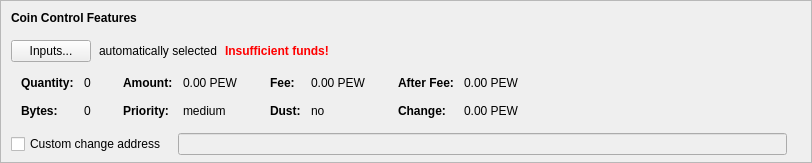
    <widget class="QFrame" name="frameCoinControl">
     <property name="sizePolicy">
      <sizepolicy hsizetype="Expanding" vsizetype="Expanding">
       <horstretch>0</horstretch>
       <verstretch>0</verstretch>
      </sizepolicy>
     </property>
     <property name="maximumSize">
      <size>
       <width>16777215</width>
       <height>16777215</height>
      </size>
     </property>
     <property name="frameShape">
      <enum>QFrame::StyledPanel</enum>
     </property>
     <property name="frameShadow">
      <enum>QFrame::Sunken</enum>
     </property>
     <layout class="QVBoxLayout" name="verticalLayoutCoinControl2">
      <property name="spacing">
       <number>0</number>
      </property>
      <property name="leftMargin">
       <number>0</number>
      </property>
      <property name="topMargin">
       <number>0</number>
      </property>
      <property name="rightMargin">
       <number>0</number>
      </property>
      <property name="bottomMargin">
       <number>6</number>
      </property>
      <item>
       <layout class="QVBoxLayout" name="verticalLayoutCoinControl" stretch="0,0,0,0,1">
        <property name="spacing">
         <number>0</number>
        </property>
        <property name="leftMargin">
         <number>10</number>
        </property>
        <property name="topMargin">
         <number>10</number>
        </property>
        <item>
         <layout class="QHBoxLayout" name="horizontalLayoutCoinControl1">
          <property name="bottomMargin">
           <number>15</number>
          </property>
          <item>
           <widget class="QLabel" name="labelCoinControlFeatures">
            <property name="sizePolicy">
             <sizepolicy hsizetype="Preferred" vsizetype="Maximum">
              <horstretch>0</horstretch>
              <verstretch>0</verstretch>
             </sizepolicy>
            </property>
            <property name="font">
             <font>
              <weight>75</weight>
              <bold>true</bold>
             </font>
            </property>
            <property name="styleSheet">
             <string notr="true">font-weight:bold;</string>
            </property>
            <property name="text">
             <string>Coin Control Features</string>
            </property>
           </widget>
          </item>
         </layout>
        </item>
        <item>
         <layout class="QHBoxLayout" name="horizontalLayoutCoinControl2" stretch="0,0,0,0">
          <property name="spacing">
           <number>8</number>
          </property>
          <property name="bottomMargin">
           <number>10</number>
          </property>
          <item>
           <widget class="QPushButton" name="pushButtonCoinControl">
            <property name="styleSheet">
             <string notr="true"/>
            </property>
            <property name="text">
             <string>Inputs...</string>
            </property>
            <property name="autoDefault">
             <bool>false</bool>
            </property>
           </widget>
          </item>
          <item>
           <widget class="QLabel" name="labelCoinControlAutomaticallySelected">
            <property name="text">
             <string>automatically selected</string>
            </property>
            <property name="margin">
             <number>5</number>
            </property>
           </widget>
          </item>
          <item>
           <widget class="QLabel" name="labelCoinControlInsuffFunds">
            <property name="font">
             <font>
              <weight>75</weight>
              <bold>true</bold>
             </font>
            </property>
            <property name="styleSheet">
             <string notr="true">color:red;font-weight:bold;</string>
            </property>
            <property name="text">
             <string>Insufficient funds!</string>
            </property>
            <property name="margin">
             <number>5</number>
            </property>
           </widget>
          </item>
          <item>
           <spacer name="horizontalSpacerCoinControl">
            <property name="orientation">
             <enum>Qt::Horizontal</enum>
            </property>
            <property name="sizeHint" stdset="0">
             <size>
              <width>40</width>
              <height>1</height>
             </size>
            </property>
           </spacer>
          </item>
         </layout>
        </item>
        <item>
         <widget class="QWidget" name="widgetCoinControl" native="true">
          <property name="sizePolicy">
           <sizepolicy hsizetype="Preferred" vsizetype="Preferred">
            <horstretch>0</horstretch>
            <verstretch>0</verstretch>
           </sizepolicy>
          </property>
          <property name="minimumSize">
           <size>
            <width>0</width>
            <height>0</height>
           </size>
          </property>
          <property name="styleSheet">
           <string notr="true"/>
          </property>
          <layout class="QHBoxLayout" name="horizontalLayoutCoinControl5">
           <property name="leftMargin">
            <number>0</number>
           </property>
           <property name="topMargin">
            <number>0</number>
           </property>
           <property name="rightMargin">
            <number>0</number>
           </property>
           <property name="bottomMargin">
            <number>0</number>
           </property>
           <item>
            <layout class="QHBoxLayout" name="horizontalLayoutCoinControl3" stretch="0,0,0,1">
             <property name="spacing">
              <number>20</number>
             </property>
             <property name="topMargin">
              <number>0</number>
             </property>
             <property name="bottomMargin">
              <number>10</number>
             </property>
             <item>
              <layout class="QFormLayout" name="formLayoutCoinControl1">
               <property name="horizontalSpacing">
                <number>10</number>
               </property>
               <property name="verticalSpacing">
                <number>14</number>
               </property>
               <property name="leftMargin">
                <number>10</number>
               </property>
               <property name="topMargin">
                <number>4</number>
               </property>
               <property name="rightMargin">
                <number>6</number>
               </property>
               <item row="0" column="0">
                <widget class="QLabel" name="labelCoinControlQuantityText">
                 <property name="font">
                  <font>
                   <weight>75</weight>
                   <bold>true</bold>
                  </font>
                 </property>
                 <property name="text">
                  <string>Quantity:</string>
                 </property>
                 <property name="margin">
                  <number>0</number>
                 </property>
                </widget>
               </item>
               <item row="0" column="1">
                <widget class="QLabel" name="labelCoinControlQuantity">
                 <property name="cursor">
                  <cursorShape>IBeamCursor</cursorShape>
                 </property>
                 <property name="contextMenuPolicy">
                  <enum>Qt::ActionsContextMenu</enum>
                 </property>
                 <property name="text">
                  <string notr="true">0</string>
                 </property>
                 <property name="margin">
                  <number>0</number>
                 </property>
                 <property name="textInteractionFlags">
                  <set>Qt::LinksAccessibleByMouse|Qt::TextSelectableByKeyboard|Qt::TextSelectableByMouse</set>
                 </property>
                </widget>
               </item>
               <item row="1" column="0">
                <widget class="QLabel" name="labelCoinControlBytesText">
                 <property name="font">
                  <font>
                   <weight>75</weight>
                   <bold>true</bold>
                  </font>
                 </property>
                 <property name="text">
                  <string>Bytes:</string>
                 </property>
                </widget>
               </item>
               <item row="1" column="1">
                <widget class="QLabel" name="labelCoinControlBytes">
                 <property name="cursor">
                  <cursorShape>IBeamCursor</cursorShape>
                 </property>
                 <property name="contextMenuPolicy">
                  <enum>Qt::ActionsContextMenu</enum>
                 </property>
                 <property name="text">
                  <string notr="true">0</string>
                 </property>
                 <property name="textInteractionFlags">
                  <set>Qt::LinksAccessibleByMouse|Qt::TextSelectableByKeyboard|Qt::TextSelectableByMouse</set>
                 </property>
                </widget>
               </item>
              </layout>
             </item>
             <item>
              <layout class="QFormLayout" name="formLayoutCoinControl2">
               <property name="horizontalSpacing">
                <number>10</number>
               </property>
               <property name="verticalSpacing">
                <number>14</number>
               </property>
               <property name="leftMargin">
                <number>6</number>
               </property>
               <property name="topMargin">
                <number>4</number>
               </property>
               <property name="rightMargin">
                <number>6</number>
               </property>
               <item row="0" column="0">
                <widget class="QLabel" name="labelCoinControlAmountText">
                 <property name="font">
                  <font>
                   <weight>75</weight>
                   <bold>true</bold>
                  </font>
                 </property>
                 <property name="text">
                  <string>Amount:</string>
                 </property>
                 <property name="margin">
                  <number>0</number>
                 </property>
                </widget>
               </item>
               <item row="0" column="1">
                <widget class="QLabel" name="labelCoinControlAmount">
                 <property name="cursor">
                  <cursorShape>IBeamCursor</cursorShape>
                 </property>
                 <property name="contextMenuPolicy">
                  <enum>Qt::ActionsContextMenu</enum>
                 </property>
                 <property name="text">
                  <string notr="true">0.00 PEW</string>
                 </property>
                 <property name="textInteractionFlags">
                  <set>Qt::LinksAccessibleByMouse|Qt::TextSelectableByKeyboard|Qt::TextSelectableByMouse</set>
                 </property>
                </widget>
               </item>
               <item row="1" column="0">
                <widget class="QLabel" name="labelCoinControlPriorityText">
                 <property name="font">
                  <font>
                   <weight>75</weight>
                   <bold>true</bold>
                  </font>
                 </property>
                 <property name="text">
                  <string>Priority:</string>
                 </property>
                </widget>
               </item>
               <item row="1" column="1">
                <widget class="QLabel" name="labelCoinControlPriority">
                 <property name="cursor">
                  <cursorShape>IBeamCursor</cursorShape>
                 </property>
                 <property name="contextMenuPolicy">
                  <enum>Qt::ActionsContextMenu</enum>
                 </property>
                 <property name="text">
                  <string>medium</string>
                 </property>
                 <property name="textInteractionFlags">
                  <set>Qt::LinksAccessibleByMouse|Qt::TextSelectableByKeyboard|Qt::TextSelectableByMouse</set>
                 </property>
                </widget>
               </item>
              </layout>
             </item>
             <item>
              <layout class="QFormLayout" name="formLayoutCoinControl3">
               <property name="horizontalSpacing">
                <number>10</number>
               </property>
               <property name="verticalSpacing">
                <number>14</number>
               </property>
               <property name="leftMargin">
                <number>6</number>
               </property>
               <property name="topMargin">
                <number>4</number>
               </property>
               <property name="rightMargin">
                <number>6</number>
               </property>
               <item row="0" column="0">
                <widget class="QLabel" name="labelCoinControlFeeText">
                 <property name="font">
                  <font>
                   <weight>75</weight>
                   <bold>true</bold>
                  </font>
                 </property>
                 <property name="text">
                  <string>Fee:</string>
                 </property>
                 <property name="margin">
                  <number>0</number>
                 </property>
                </widget>
               </item>
               <item row="0" column="1">
                <widget class="QLabel" name="labelCoinControlFee">
                 <property name="cursor">
                  <cursorShape>IBeamCursor</cursorShape>
                 </property>
                 <property name="contextMenuPolicy">
                  <enum>Qt::ActionsContextMenu</enum>
                 </property>
                 <property name="text">
                  <string notr="true">0.00 PEW</string>
                 </property>
                 <property name="textInteractionFlags">
                  <set>Qt::LinksAccessibleByMouse|Qt::TextSelectableByKeyboard|Qt::TextSelectableByMouse</set>
                 </property>
                </widget>
               </item>
               <item row="1" column="0">
                <widget class="QLabel" name="labelCoinControlLowOutputText">
                 <property name="font">
                  <font>
                   <weight>75</weight>
                   <bold>true</bold>
                  </font>
                 </property>
                 <property name="text">
                  <string>Dust:</string>
                 </property>
                </widget>
               </item>
               <item row="1" column="1">
                <widget class="QLabel" name="labelCoinControlLowOutput">
                 <property name="cursor">
                  <cursorShape>IBeamCursor</cursorShape>
                 </property>
                 <property name="contextMenuPolicy">
                  <enum>Qt::ActionsContextMenu</enum>
                 </property>
                 <property name="text">
                  <string>no</string>
                 </property>
                 <property name="textInteractionFlags">
                  <set>Qt::LinksAccessibleByMouse|Qt::TextSelectableByKeyboard|Qt::TextSelectableByMouse</set>
                 </property>
                </widget>
               </item>
              </layout>
             </item>
             <item>
              <layout class="QFormLayout" name="formLayoutCoinControl4">
               <property name="horizontalSpacing">
                <number>10</number>
               </property>
               <property name="verticalSpacing">
                <number>14</number>
               </property>
               <property name="leftMargin">
                <number>6</number>
               </property>
               <property name="topMargin">
                <number>4</number>
               </property>
               <property name="rightMargin">
                <number>6</number>
               </property>
               <item row="0" column="0">
                <widget class="QLabel" name="labelCoinControlAfterFeeText">
                 <property name="font">
                  <font>
                   <weight>75</weight>
                   <bold>true</bold>
                  </font>
                 </property>
                 <property name="text">
                  <string>After Fee:</string>
                 </property>
                 <property name="margin">
                  <number>0</number>
                 </property>
                </widget>
               </item>
               <item row="0" column="1">
                <widget class="QLabel" name="labelCoinControlAfterFee">
                 <property name="cursor">
                  <cursorShape>IBeamCursor</cursorShape>
                 </property>
                 <property name="contextMenuPolicy">
                  <enum>Qt::ActionsContextMenu</enum>
                 </property>
                 <property name="text">
                  <string notr="true">0.00 PEW</string>
                 </property>
                 <property name="textInteractionFlags">
                  <set>Qt::LinksAccessibleByMouse|Qt::TextSelectableByKeyboard|Qt::TextSelectableByMouse</set>
                 </property>
                </widget>
               </item>
               <item row="1" column="0">
                <widget class="QLabel" name="labelCoinControlChangeText">
                 <property name="font">
                  <font>
                   <weight>75</weight>
                   <bold>true</bold>
                  </font>
                 </property>
                 <property name="text">
                  <string>Change:</string>
                 </property>
                </widget>
               </item>
               <item row="1" column="1">
                <widget class="QLabel" name="labelCoinControlChange">
                 <property name="cursor">
                  <cursorShape>IBeamCursor</cursorShape>
                 </property>
                 <property name="contextMenuPolicy">
                  <enum>Qt::ActionsContextMenu</enum>
                 </property>
                 <property name="text">
                  <string notr="true">0.00 PEW</string>
                 </property>
                 <property name="textInteractionFlags">
                  <set>Qt::LinksAccessibleByMouse|Qt::TextSelectableByKeyboard|Qt::TextSelectableByMouse</set>
                 </property>
                </widget>
               </item>
              </layout>
             </item>
            </layout>
           </item>
          </layout>
         </widget>
        </item>
        <item>
         <layout class="QHBoxLayout" name="horizontalLayoutCoinControl4" stretch="0,0,0">
          <property name="spacing">
           <number>12</number>
          </property>
          <property name="sizeConstraint">
           <enum>QLayout::SetDefaultConstraint</enum>
          </property>
          <property name="topMargin">
           <number>5</number>
          </property>
          <property name="rightMargin">
           <number>5</number>
          </property>
          <item>
           <widget class="QCheckBox" name="checkBoxCoinControlChange">
            <property name="toolTip">
             <string>If this is activated, but the change address is empty or invalid, change will be sent to a newly generated address.</string>
            </property>
            <property name="text">
             <string>Custom change address</string>
            </property>
           </widget>
          </item>
          <item>
           <widget class="QValidatedLineEdit" name="lineEditCoinControlChange">
            <property name="enabled">
             <bool>false</bool>
            </property>
            <property name="sizePolicy">
             <sizepolicy hsizetype="Expanding" vsizetype="Fixed">
              <horstretch>0</horstretch>
              <verstretch>0</verstretch>
             </sizepolicy>
            </property>
           </widget>
          </item>
          <item>
           <widget class="QLabel" name="labelCoinControlChangeLabel">
            <property name="sizePolicy">
             <sizepolicy hsizetype="Preferred" vsizetype="Expanding">
              <horstretch>0</horstretch>
              <verstretch>0</verstretch>
             </sizepolicy>
            </property>
            <property name="minimumSize">
             <size>
              <width>0</width>
              <height>0</height>
             </size>
            </property>
            <property name="text">
             <string/>
            </property>
            <property name="margin">
             <number>3</number>
            </property>
           </widget>
          </item>
         </layout>
        </item>
        <item>
         <spacer name="verticalSpacerCoinControl">
          <property name="orientation">
           <enum>Qt::Vertical</enum>
          </property>
          <property name="sizeHint" stdset="0">
           <size>
            <width>800</width>
            <height>1</height>
           </size>
          </property>
         </spacer>
        </item>
       </layout>
      </item>
     </layout>
    </widget>
